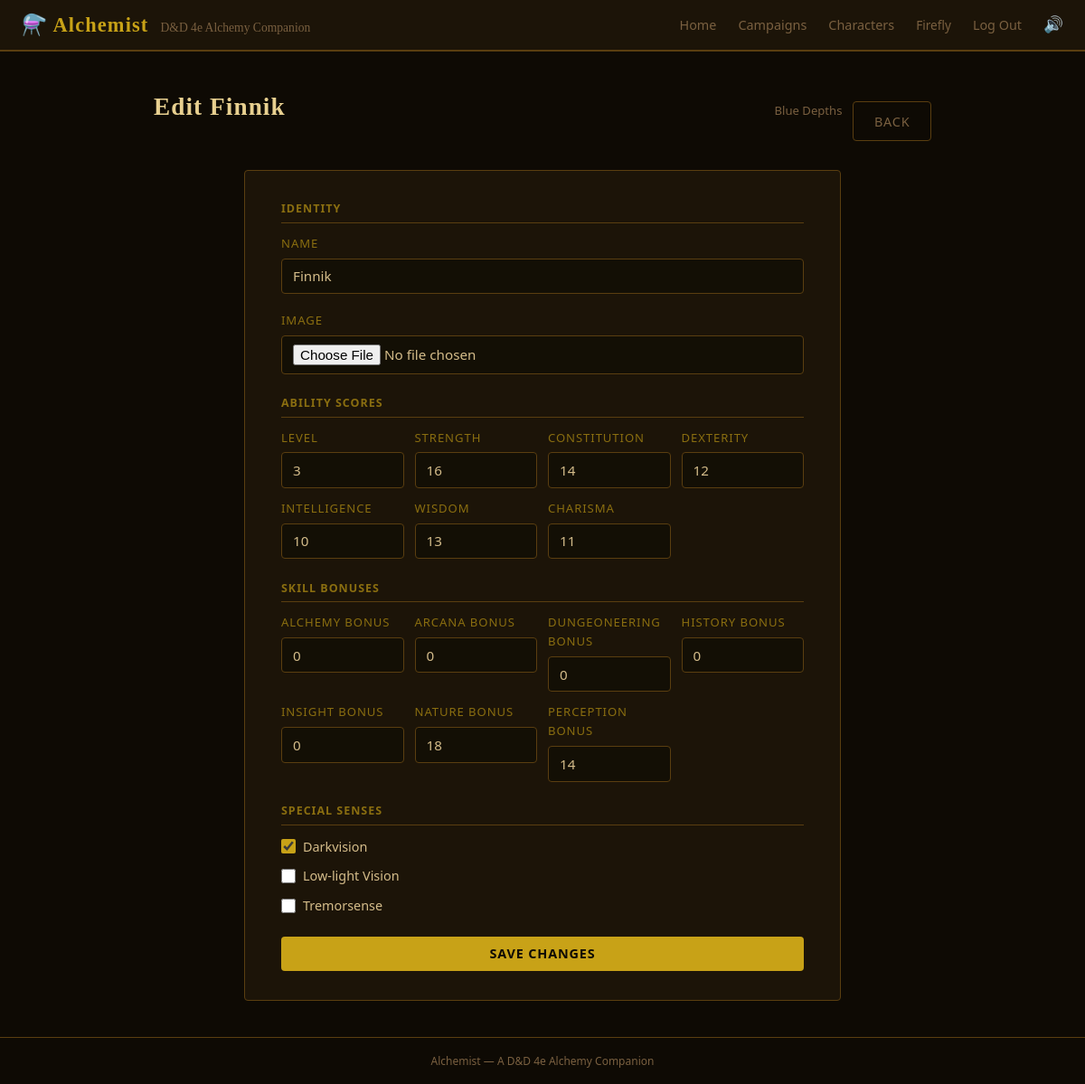
/characters/22/edit/ (signed in), run on the app's committed database.
### characters/models.py (models this page shows, shortened)
class Character(models.Model):
    name = models.CharField(max_length=50, db_index=True)
    slug = models.SlugField(max_length=50, blank=True)
    campaign = models.ForeignKey("campaigns.Campaign", null=True, blank=True, on_delete=models.SET_NULL, related_name="characters")
    home_campaign = models.ForeignKey("campaigns.Campaign", null=True, blank=True, on_delete=models.SET_NULL, related_name="home_characters")
    owner = models.ForeignKey(settings.AUTH_USER_MODEL, on_delete=models.CASCADE, related_name="characters")
    level = models.PositiveSmallIntegerField(validators=[MinValueValidator(1), MaxValueValidator(50)], default=1)
    strength = models.PositiveSmallIntegerField(validators=[MinValueValidator(1), MaxValueValidator(50)], default=10)
    constitution = models.PositiveSmallIntegerField(validators=[MinValueValidator(1), MaxValueValidator(50)], default=10)
    dexterity = models.PositiveSmallIntegerField(validators=[MinValueValidator(1), MaxValueValidator(50)], default=10)
    intelligence = models.PositiveSmallIntegerField(validators=[MinValueValidator(1), MaxValueValidator(50)], default=10)
    wisdom = models.PositiveSmallIntegerField(validators=[MinValueValidator(1), MaxValueValidator(50)], default=10)
    charisma = models.PositiveSmallIntegerField(validators=[MinValueValidator(1), MaxValueValidator(50)], default=10)
    alchemy_bonus = models.PositiveSmallIntegerField(validators=[MinValueValidator(0), MaxValueValidator(50)], default=0)
    arcana_bonus = models.PositiveSmallIntegerField(validators=[MinValueValidator(0), MaxValueValidator(50)], default=0)
    dungeoneering_bonus = models.PositiveSmallIntegerField(validators=[MinValueValidator(0), MaxValueValidator(50)], default=0)
    history_bonus = models.PositiveSmallIntegerField(validators=[MinValueValidator(0), MaxValueValidator(50)], default=0)
    insight_bonus = models.PositiveSmallIntegerField(validators=[MinValueValidator(0), MaxValueValidator(50)], default=0)
    nature_bonus = models.PositiveSmallIntegerField(validators=[MinValueValidator(0), MaxValueValidator(50)], default=0)
    perception_bonus = models.PositiveSmallIntegerField(validators=[MinValueValidator(0), MaxValueValidator(50)], default=0)
    image = models.ImageField(upload_to="characters/", blank=True, null=True)
    is_locked = models.BooleanField(default=False)
    has_darkvision = models.BooleanField(default=False)
    has_lowlightvision = models.BooleanField(default=False)
    has_tremorsense = models.BooleanField(default=False)
    lab_minutes = models.PositiveIntegerField(default=0)
    lab_time_unlimited = models.BooleanField(default=False)
    created_at = models.DateTimeField(auto_now_add=True)
    updated_at = models.DateTimeField(auto_now=True)
    class Meta:
        constraints = [
            models.UniqueConstraint(
                fields=["name", "campaign"],
                condition=models.Q(campaign__isnull=False),
                name="unique_character_name_per_campaign",
            ),
            models.UniqueConstraint(
                fields=["campaign", "slug"],
                condition=models.Q(campaign__isnull=False),
                name="unique_slug_per_campaign",
            ),
            models.UniqueConstraint(
                fields=["owner", "slug"],
                condition=models.Q(campaign__isnull=True),
                name="unique_slug_no_campaign",
            ),
        ]

### campaigns/models.py (models this page shows, shortened)
class Campaign(models.Model):
    name = models.CharField(max_length=100, db_index=True)
    slug = models.SlugField(max_length=100, unique=True, blank=True)
    password = models.CharField(max_length=128, null=True, blank=True)  # Hashed; null = no password required.
    created_by = models.ForeignKey(settings.AUTH_USER_MODEL, on_delete=models.SET_NULL, related_name="created_campaigns", null=True)
    billing_owner = models.ForeignKey(settings.AUTH_USER_MODEL, on_delete=models.PROTECT, related_name="billing_campaigns")
    subscription = models.ForeignKey("accounts.Subscription", on_delete=models.PROTECT, related_name="campaigns", null=True, blank=True)
    created_at = models.DateTimeField(auto_now_add=True)
    updated_at = models.DateTimeField(auto_now=True)
    class Meta:
        ordering = ["-created_at"]
        constraints = [
            models.UniqueConstraint(fields=["billing_owner", "name"], name="unique_campaign_name_per_owner"),
        ]

### characters/views.py (the view)
# urls.py: path('<int:pk>/edit/', views.character_edit, name='character_edit'),
@login_required
def character_edit(request, pk):
    character = get_object_or_404(Character, pk=pk)
    if not _can_edit(request.user, character):
        if character.owner != request.user:
            raise Http404
        messages.error(request, f'"{character.name}" is locked. Ask your GM to unlock it before editing.')
        return redirect('character_list')
    fallback = reverse('character_list')
    raw_next = request.POST.get('next') or request.GET.get('next') or ''
    next_url = raw_next if url_has_allowed_host_and_scheme(raw_next, allowed_hosts={request.get_host()}) else fallback
    if request.method == 'POST':
        form = CharacterEditForm(request.POST, request.FILES, instance=character, user=request.user)
        if form.is_valid():
            name = form.cleaned_data['name']
            error = _name_conflict(name, character.campaign, character.owner, exclude_pk=character.pk)
            if error:
                form.add_error('name', error)
            else:
                char = form.save(commit=False)
                if name != character.name:
                    char.slug = _available_slug(name, character.owner, character.campaign, exclude_pk=character.pk)
                char.save()
                messages.success(request, f'"{char.name}" updated.')
                return redirect(next_url)
    else:
        form = CharacterEditForm(instance=character, user=request.user)
    return render(request, 'characters/character_edit.html', {
        'form': form,
        'character': character,
        'next_url': next_url,
    })

### templates/characters/character_edit.html (shortened to what this page needs)
{% extends 'base.html' %}
{% block content %}
<div class="page-header">
    <h1>Edit {{ character.name }}</h1>
    <div class="page-actions">
        {% if character.campaign %}
            <span style="font-family:var(--font-sans); font-size:0.82rem; color:var(--text-muted);">{{ character.campaign.name }}</span>
        {% else %}
            <span style="font-family:var(--font-sans); font-size:0.82rem; color:var(--text-muted);">No Campaign</span>
        {% endif %}
        <a href="{{ next_url }}" class="btn btn-ghost">Back</a>
    </div>
</div>
<div class="form-card" style="max-width:660px;">
    <form method="post" enctype="multipart/form-data" novalidate>
        <div class="stats-section">
            <h3>Identity</h3>
            <div class="form-group">
                <label for="{{ form.name.id_for_label }}">{{ form.name.label }}</label>
                {{ form.name }}
            </div>
            <div class="form-group">
                <label for="{{ form.image.id_for_label }}">{{ form.image.label }}</label>
                {{ form.image }}
            </div>
        </div>
        <div class="stats-section">
            <h3>Ability Scores</h3>
            <div class="stats-grid">
                <div class="form-group">
                    <label for="{{ form.level.id_for_label }}">{{ form.level.label }}</label>
                    {{ form.level }}
                </div>
                <div class="form-group">
                    <label for="{{ form.strength.id_for_label }}">{{ form.strength.label }}</label>
                    {{ form.strength }}
                </div>
                <div class="form-group">
                    <label for="{{ form.constitution.id_for_label }}">{{ form.constitution.label }}</label>
                    {{ form.constitution }}
                </div>
                <div class="form-group">
                    <label for="{{ form.dexterity.id_for_label }}">{{ form.dexterity.label }}</label>
                    {{ form.dexterity }}
                </div>
                <div class="form-group">
                    <label for="{{ form.intelligence.id_for_label }}">{{ form.intelligence.label }}</label>
                    {{ form.intelligence }}
                </div>
                <div class="form-group">
                    <label for="{{ form.wisdom.id_for_label }}">{{ form.wisdom.label }}</label>
                    {{ form.wisdom }}
                </div>
                <div class="form-group">
                    <label for="{{ form.charisma.id_for_label }}">{{ form.charisma.label }}</label>
                    {{ form.charisma }}
                </div>
            </div>
        </div>
        <div class="stats-section">
            <h3>Skill Bonuses</h3>
            <div class="stats-grid">
                <div class="form-group">
                    <label for="{{ form.alchemy_bonus.id_for_label }}">{{ form.alchemy_bonus.label }}</label>
                    {{ form.alchemy_bonus }}
                </div>
                <div class="form-group">
                    <label for="{{ form.arcana_bonus.id_for_label }}">{{ form.arcana_bonus.label }}</label>
                    {{ form.arcana_bonus }}
                </div>
                <div class="form-group">
                    <label for="{{ form.dungeoneering_bonus.id_for_label }}">{{ form.dungeoneering_bonus.label }}</label>
                    {{ form.dungeoneering_bonus }}
                </div>
                <div class="form-group">
                    <label for="{{ form.history_bonus.id_for_label }}">{{ form.history_bonus.label }}</label>
                    {{ form.history_bonus }}
                </div>
                <div class="form-group">
                    <label for="{{ form.insight_bonus.id_for_label }}">{{ form.insight_bonus.label }}</label>
                    {{ form.insight_bonus }}
                </div>
                <div class="form-group">
                    <label for="{{ form.nature_bonus.id_for_label }}">{{ form.nature_bonus.label }}</label>
                    {{ form.nature_bonus }}
                </div>
                <div class="form-group">
                    <label for="{{ form.perception_bonus.id_for_label }}">{{ form.perception_bonus.label }}</label>
                    {{ form.perception_bonus }}
                </div>
            </div>
        </div>
        <div class="stats-section">
            <h3>Special Senses</h3>
            <div class="form-check">
                {{ form.has_darkvision }}
                <label for="{{ form.has_darkvision.id_for_label }}">Darkvision</label>
            </div>
            <div class="form-check">
                {{ form.has_lowlightvision }}
                <label for="{{ form.has_lowlightvision.id_for_label }}">Low-light Vision</label>
            </div>
            <div class="form-check">
                {{ form.has_tremorsense }}
                <label for="{{ form.has_tremorsense.id_for_label }}">Tremorsense</label>
            </div>
        </div>
        <button type="submit" class="btn btn-primary">Save Changes</button>
    </form>
</div>
{% endblock %}

### templates/base.html (shortened to what this page needs)
{% load static %}
<!DOCTYPE html>
<html lang="en">
<head>
    <link rel="stylesheet" href="{% static 'css/main.css' %}">
</head>
<body>
    <nav class="navbar">
        <span class="navbar-brand">
            &#x2697;&#xFE0F; Alchemist
            <span>D&D 4e Alchemy Companion</span>
        </span>
        <div class="navbar-links">
            {% if user.is_authenticated %}
                <a href="{% url 'home' %}">Home</a>
                <a href="{% url 'campaign_list' %}">Campaigns</a>
                <a href="{% url 'character_list' %}">Characters</a>
                <span class="navbar-user">{{ user.username }}</span>
                <a href="{% url 'logout' %}">Log Out</a>
            {% else %}
                <a href="{% url 'login' %}">Log In</a>
                <a href="{% url 'signup' %}">Sign Up</a>
            {% endif %}
            <div class="audio-widget">
                <button type="button" id="audio-settings-toggle" class="audio-toggle-btn"
                        aria-haspopup="true" aria-expanded="false" aria-label="Audio settings">&#x1F50A;</button>
            </div>
        </div>
    </nav>
    <main class="page-wrapper">
        {% block content %}{% endblock %}
    </main>
    <footer class="site-footer">
        Alchemist &mdash; A D&D 4e Alchemy Companion
    </footer>
</body>
</html>

### data on the page
Character: name "Finnik", campaign.name "Blue Depths", level "3", strength "16", constitution "14", dexterity "12", intelligence "10", wisdom "13", charisma "11", alchemy_bonus "0", arcana_bonus "0", dungeoneering_bonus "0", history_bonus "0", insight_bonus "0", nature_bonus "18", perception_bonus "14", has_darkvision "☑"

### other printed values
{{ user.username }} "Firefly"
